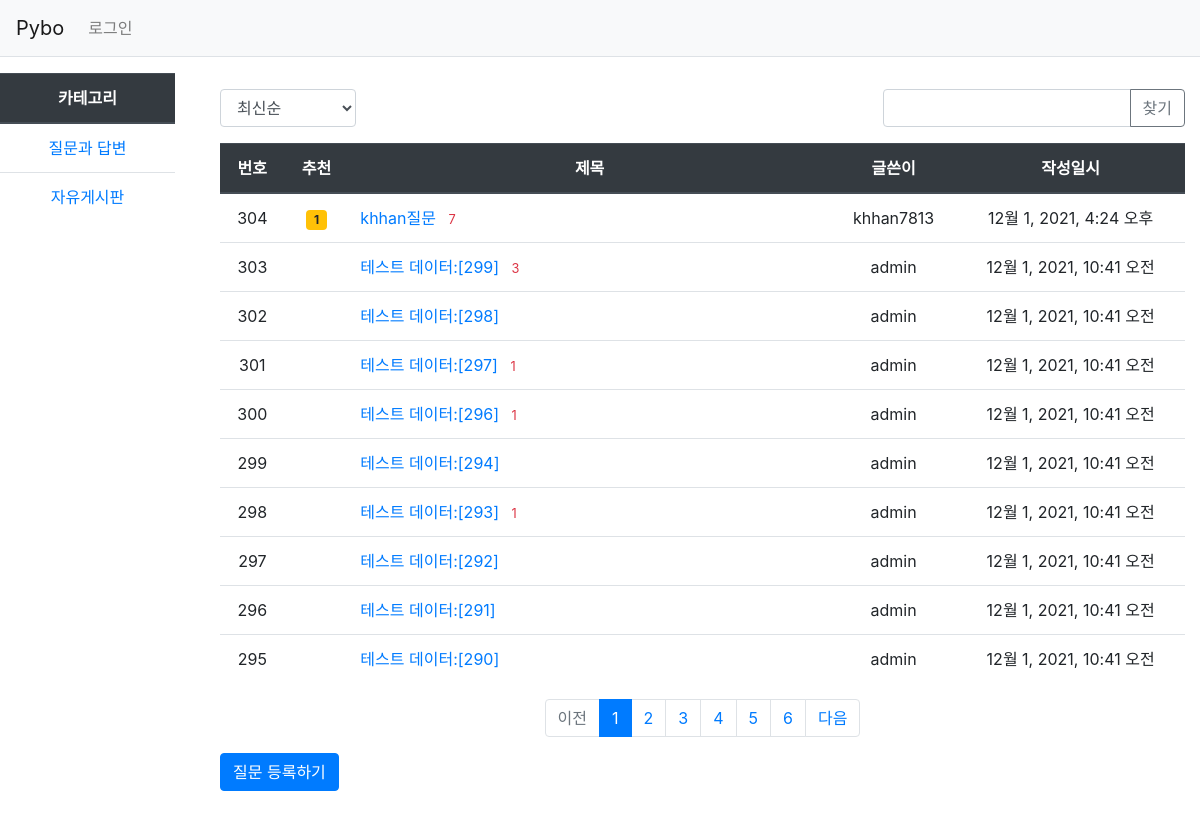
/, run on an earlier commit of the app's database.
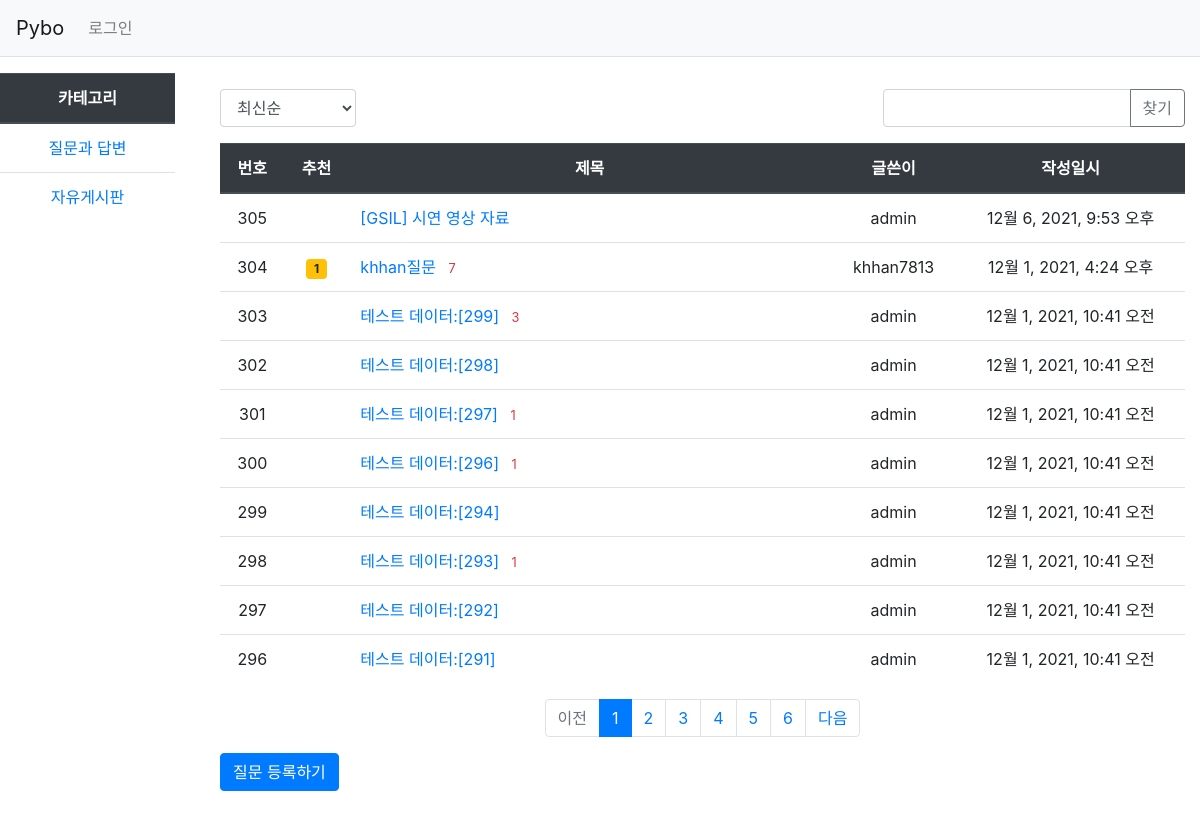
And on a later commit of the database.
### pybo/models.py (models this page shows, shortened)
class Question(models.Model):
    author = models.ForeignKey(User, on_delete=CASCADE, related_name="author_question")
    subject = models.CharField(max_length=200)
    content = models.TextField()
    create_date = models.DateTimeField()
    modify_date = models.DateTimeField(null=True, blank=True)
    voter = models.ManyToManyField(User, related_name="voter_question") # 추천인 추가
    category = models.CharField(max_length=200, default="qna")

### pybo/views/base_views.py (the view, shortened to what this page needs)
# urls.py: path('', base_views.index, name="index"), # 'domain/' 에 해당되는 path
def index(request):
    page = request.GET.get("page", 1) # 페이지  If key 'page' does not exist, return 1 instead
    kw = request.GET.get("kw", "") # 검색어
    so = request.GET.get("so", "recent") # 정렬기준
    if so == "recommend":
        question_list = Question.objects.filter(category="qna").annotate(num_voter=Count("voter")).order_by("-num_voter", "-create_date")
    elif so == "popular":
        question_list = Question.objects.filter(category="qna").annotate(num_answer=Count("answer")).order_by("-num_answer", "-create_date")
    else: # recent part
        question_list = Question.objects.filter(category="qna").order_by("-create_date")
    paginator = Paginator(question_list, 10) # 페이지당 10개씩 보여주기
    page_obj = paginator.get_page(page)
    context = {"question_list":page_obj, "page":page, "kw":kw, "so":so}
    return render(request, "pybo/question_list.html", context)

### pybo/templatetags/pybo_filter.py (called while the page is built)
@register.filter
def sub(value, arg):
    return value - arg

### templates/pybo/question_list.html (shortened to what this page needs)
{% extends "base.html" %}
{% load pybo_filter %}
{% block content %}
<div class="container my-3">
    <div class="row justify-content-between my-3">
        <div class="col-2">
            <select class="form-control so">
                <option value="recent" {% if so == "recent" %}selected{% endif %}>최신순</option>
            </select>
        </div>
        <div class="col-4 input-group">
            <input type="text" class="form-control kw" value="{{ kw|default_if_none:'' }}">
            <div class="input-group-append">
                <button class="btn btn-outline-secondary" type="button" id="btn_search">찾기</button>
            </div>
        </div>
    </div>
    <table class="table">
        <thead>
        <tr class="text-center thead-dark">
            <th>번호</th>
            <th>추천</th>
            <th style="width:50%">제목</th>
            <th>글쓴이</th>
            <th>작성일시</th>
        </tr>
        </thead>
        <tbody>
        {% if question_list %}
        {% for question in question_list %}
        <tr class="text-center">
            <td>
                {{ question_list.paginator.count|sub:question_list.start_index|sub:forloop.counter0|add:1}}
            </td>
            <td>
                {% if question.voter.all.count > 0 %}
                <span class="badge badge-warning px-2 py-1">{{ question.voter.all.count }}</span>
                {% endif %}
            </td>
            <td class="text-left">
                <a href="{% url 'pybo:detail' question.id %}">{{ question.subject }}</a>
                {% if question.answer_set.count > 0 %}
                <span class="text-danger small ml-2">{{question.answer_set.count}}</span>
                {% endif %}
            </td>
            <td>{{ question.author.username }}</td>
            <td>{{ question.create_date }}</td>
        </tr>
        {% endfor %}
        {% else %}
        <tr>
            <td colspan="3">질문이 없습니다.</td>
        </tr>
        {% endif %}
        </tbody>
    </table>
    <ul class="pagination justify-content-center">
        {% if question_list.has_previous %}
        <li class="page-item">
            <a class="page-link" data-page="{{ question_list.previous_page_number }}" href="#">이전</a>
        </li>
        {% else %}
        <li class="page-item disabled">
            <a class="page-link" tabindex="-1" aria-disabled="true" href="#">이전</a>
        </li>
        {% endif %}
        {% for page_number in question_list.paginator.page_range %}
        {% if page_number >= question_list.number|add:-5 and page_number <= question_list.number|add:5 %}
            {% if page_number == question_list.number %}
            <li class="page-item active" aria-current="page">
                <a class="page-link" data-page="{{ page_number }}" href="#">{{ page_number }}</a>
            </li>
            {% else %}
            <li class="page-item">
                <a class="page-link" data-page="{{ page_number }}" href="#">{{ page_number }}</a>
            </li>
            {% endif %}
        {% endif %}
        {% endfor %}
        {% if question_list.has_next %}
        <li class="page-item">
            <a class="page-link" data-page="{{ question_list.next_page_number }}" href="#">다음</a>
        </li>
        {% else %}
        <li class="page-item disabled">
            <a class="page-link" tabindex="-1" aria-disabled="true" href="#">다음</a>
        </li>
        {% endif %}
    </ul>
    <a href="{% url 'pybo:question_create' %}" class="btn btn-primary">질문 등록하기</a>
</div>
{% endblock %}

What changed in the data, as far as the page shows it:
no longer on this page (row unchanged): Question: paginator.count|sub "295", subject "테스트 데이터:[290]", author.username "admin", create_date "12월 1, 2021, 10:41 오전"
added Question: paginator.count|sub "305", subject "[GSIL] 시연 영상 자료", author.username "admin", create_date "12월 6, 2021, 9:53 오후"
